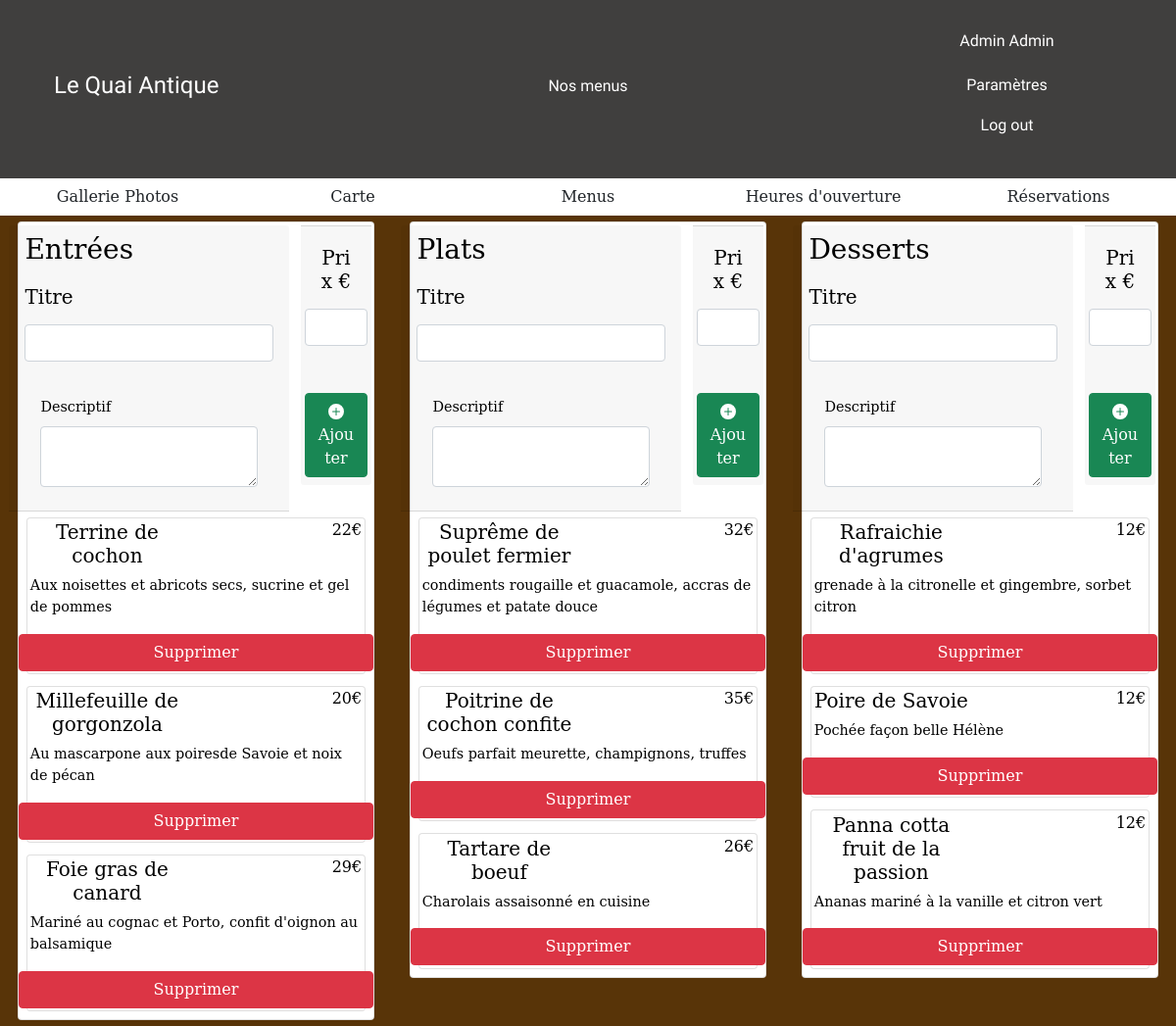
Screenshot of /admin/pages/carteParam.php (signed in) with the database file from the repository.
### tables this page shows
CREATE TABLE `meals` (
  `id` int(11) NOT NULL,
  `title` varchar(50) NOT NULL,
  `description` varchar(250) DEFAULT NULL,
  `price` char(3) NOT NULL,
  `categoryId` int(1) NOT NULL
);

### admin/includes/logicAdmin.php (called while the page is built, shortened)
<?php
require '../../public/src/models/MealManager.php';
include '../../db/confDB.php';
try{
    $pdo = new PDO("mysql:host=$HOST;dbname=$DB", $USER, $PWD);
    $mealManager = new MealManager($pdo);
    $starters = $mealManager->getMeals(1);
    $mains = $mealManager->getMeals(2);
    $desserts = $mealManager->getMeals(3);
} catch (PDOException $e) {
    file_put_contents('dblogs.log', $e->getMessage().PHP_EOL, FILE_APPEND);
    echo "<script>alert('Une erreur s\'est produite. Contactez l\'administrateur')</script>";
}

### public/src/models/MealManager.php (called while the page is built, shortened)
<?php
class MealManager
{
    public function __construct(PDO $pdo)
    {
        $this->pdo = $pdo;
    }
    public function getMeals($i)
    {
        $statement = $this->pdo->prepare("SELECT * FROM meals WHERE categoryId=$i");
        $statement->setFetchMode(PDO::FETCH_CLASS, 'Meal');
        $statement->execute();
        return $statement->fetchAll();
    }
}

### admin/includes/startersView.php (the view)
<div class="card">
    <div class="row">
        <h5 class="col"><?=$starter->title?></h5>
        <h6 class="col price"><?=$starter->price?>€</h6>
    </div>
    <div class="row">
        <p class="col"><?=$starter->description?></p>
        <a href="?id=<?=$starter->id?>" class="btn btn-danger">Supprimer</a>
    </div>
</div>

### admin/pages/carteParam.php (shortened to what this page needs)
<?php
include '../includes/logicAdmin.php'
?>
<!DOCTYPE html>
<html lang="fr" xmlns="http://www.w3.org/1999/html">
<head>
    <link href="https://cdn.jsdelivr.net/npm/bootstrap@5.0.2/dist/css/bootstrap.min.css" rel="stylesheet"
>
    <link rel="stylesheet" href="../css/style.css">
</head>
<?php
include '../../commonFiles/includes/header.php';
include '../includes/headerParam.php'
?>
<body>
<div class="container-fluid" id="form-carte">
    <div class="row">
        <div class="col-md-4">
            <div class="card" id="menu-item">
                <form class="row" method="post" action="#">
                    <div class="col-md-9 card-header">
                        <div class="card-title">
                            <h3>Entrées</h3>
                            <label class="form-label" for="title"><h5>Titre</h5></label>
                            <input class="form-control" type="text" name="title" id="title">
                        </div>
                        <div class="card-body">
                            <label class="form-label" for="description">Descriptif</label>
                            <textarea class="form-control" type="text" name="description" id="description"></textarea>
                        </div>
                    </div>
                    <div class="col-md-3 justify-content-between">
                        <div class="card-footer">
                            <div class="row">
                                <label class="form-label" for="price"><h5>Prix €</h5></label>
                                <input class="form-control d-inline-block" type="text" name="price" id="price">
                            </div>
                            <div class="row mt-5">
                                <button class="btn btn-success" type="submit" id="addMeal">
                                    <svg xmlns="http://www.w3.org/2000/svg" width="16" height="16" fill="currentColor" class="bi bi-plus-circle-fill" viewBox="0 0 16 16">
                                        <path d="M16 8A8 8 0 1 1 0 8a8 8 0 0 1 16 0zM8.5 4.5a.5.5 0 0 0-1 0v3h-3a.5.5 0 0 0 0 1h3v3a.5.5 0 0 0 1 0v-3h3a.5.5 0 0 0 0-1h-3v-3z"/>
                                    </svg>Ajouter</button>
                            </div>
                        </div>
                    </div>
                </form>
                <?php
                foreach ($starters as $starter){
                    include '../includes/startersView.php';
                }
                ?>
            </div>
        </div>
        <div class="col-md-4">
            <div class="card" id="menu-item">
                <form class="row" method="post" action="#">
                    <div class="col-md-9 card-header">
                        <div class="card-title">
                            <h3>Plats</h3>
                            <label class="form-label" for="title"><h5>Titre</h5></label>
                            <input class="form-control" type="text" name="title" id="title">
                        </div>
                        <div class="card-body">
                            <label class="form-label" for="description">Descriptif</label>
                            <textarea class="form-control" type="text" name="description" id="description"></textarea>
                        </div>
                    </div>
                    <div class="col-md-3 justify-content-between">
                        <div class="card-footer">
                            <div class="row">
                                <label class="form-label" for="price"><h5>Prix €</h5></label>
                                <input class="form-control d-inline-block" type="text" name="price" id="price">
                            </div>
                            <div class="row mt-5">
                                <button class="btn btn-success" id="addMeal">
                                    <svg xmlns="http://www.w3.org/2000/svg" width="16" height="16" fill="currentColor" class="bi bi-plus-circle-fill" viewBox="0 0 16 16">
                                        <path d="M16 8A8 8 0 1 1 0 8a8 8 0 0 1 16 0zM8.5 4.5a.5.5 0 0 0-1 0v3h-3a.5.5 0 0 0 0 1h3v3a.5.5 0 0 0 1 0v-3h3a.5.5 0 0 0 0-1h-3v-3z"/>
                                    </svg>Ajouter</button>
                            </div>
                        </div>
                    </div>
                </form>
                <?php
                foreach ($mains as $main){
                    include '../includes/mainCourseView.php';
                }
                ?>
            </div>
        </div>
        <div class="col-md-4">
            <div class="card" id="menu-item">
                <form class="row" method="post" action="#">
                    <div class="col-md-9 card-header">
                        <div class="card-title">
                            <h3>Desserts</h3>
                            <label class="form-label" for="title"><h5>Titre</h5></label>
                            <input class="form-control" type="text" name="title" id="title">
                        </div>
                        <div class="card-body">
                            <label class="form-label" for="description">Descriptif</label>
                            <textarea class="form-control" type="text" name="description" id="description"></textarea>
                        </div>
                    </div>
                    <div class="col-md-3 justify-content-between">
                        <div class="card-footer">
                            <div class="row">
                                <label class="form-label" for="price"><h5>Prix €</h5></label>
                                <input class="form-control d-inline-block" type="text" name="price" id="price">
                            </div>
                            <div class="row mt-5">
                                <button class="btn btn-success" id="addMeal">
                                    <svg xmlns="http://www.w3.org/2000/svg" width="16" height="16" fill="currentColor" class="bi bi-plus-circle-fill" viewBox="0 0 16 16">
                                        <path d="M16 8A8 8 0 1 1 0 8a8 8 0 0 1 16 0zM8.5 4.5a.5.5 0 0 0-1 0v3h-3a.5.5 0 0 0 0 1h3v3a.5.5 0 0 0 1 0v-3h3a.5.5 0 0 0 0-1h-3v-3z"/>
                                    </svg>Ajouter</button>
                            </div>
                        </div>
                    </div>
                </form>
                <?php
                foreach ($desserts as $dessert){
                    include '../includes/dessertsView.php';
                }
                ?>
            </div>
        </div>
    </div>
</div>
</body>
</html>

### admin/includes/mainCourseView.php
<div class="card">
    <div class="row">
        <h5 class="col"><?=$main->title?></h5>
        <h6 class="col price"><?=$main->price?>€</h6>
    </div>
    <div class="row">
        <p class="col"><?=$main->description?></p>
        <a href="?id=<?=$main->id?>" class="btn btn-danger">Supprimer</a>
    </div>
</div>

### admin/includes/dessertsView.php
<div class="card">
    <div class="row">
        <h5 class="col"><?=$dessert->title?></h5>
        <h6 class="col price"><?=$dessert->price?>€</h6>
    </div>
    <div class="row">
        <p class="col"><?=$dessert->description?></p>
        <a href="?id=<?=$dessert->id?>" class="btn btn-danger">Supprimer</a>
    </div>
</div>

### admin/css/style.css (style rules this page uses)
body { background-color: #583408; color: #ffffff; font-family: "DejaVu Serif", serif; font-size: 1.8vh; }
.price { text-align: end; }
.form-label { text-align: center; align-items: center; padding-top: 1vw; }
.card { color: #000000; margin: 0.5vw; padding: 0.2vw; }
td, th, h5 { text-align: center; }

### rows the page displays
meals: title "Terrine de cochon", price "22", description "Aux noisettes et abricots secs, sucrine et gel de pommes"
meals: title "Millefeuille de gorgonzola", price "20", description "Au mascarpone aux poiresde Savoie et noix de pécan"
meals: title "Foie gras de canard", price "29", description "Mariné au cognac et Porto, confit d'oignon au balsamique"
meals: title "Suprême de poulet fermier", price "32", description "condiments rougaille et guacamole, accras de légumes et patate douce"
meals: title "Poitrine de cochon confite", price "35", description "Oeufs parfait meurette, champignons, truffes"
meals: title "Tartare de boeuf", price "26", description "Charolais assaisonné en cuisine"
meals: title "Rafraichie d'agrumes", price "12", description "grenade à la citronelle et gingembre, sorbet citron"
meals: title "Poire de Savoie", price "12", description "Pochée façon belle Hélène"
meals: title "Panna cotta fruit de la passion", price "12", description "Ananas mariné à la vanille et citron vert"

### other values shown
$_SESSION['firstname'] "Admin"
$_SESSION['lastname'] "Admin"
